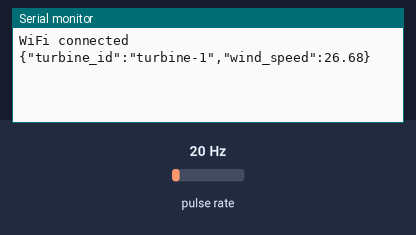
Simulated run of this sketch. Board: ESP32. On the bench: the last lines printed to the serial monitor. Wiring (inferred from the names in the program): pulse sensor: data GPIO 34. The inputs (shaded band) are chosen by the test bench; at power-on: pulse rate 20 Hz. WiFi joins after 1.5 s; servers stay silent unless stated; no MQTT or app messages arrive unless stated.

Above: at 2.7 s.
2.8 s: pulse rate (sensor on GPIO 34) set to 4 Hz
At 4.2 s:
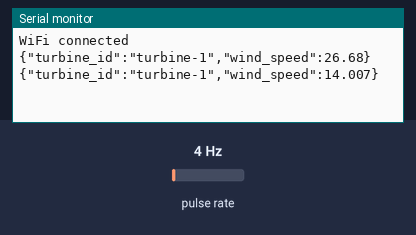
4.3 s: pulse rate (sensor on GPIO 34) set to 50 Hz
At 7.2 s:
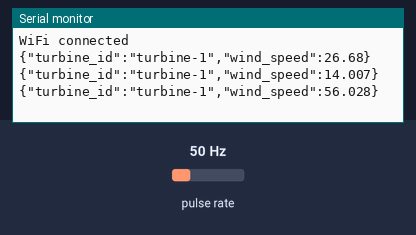
Timing chart, 0 to 8.7 s (numbered marks = the images above; inputs shaded):
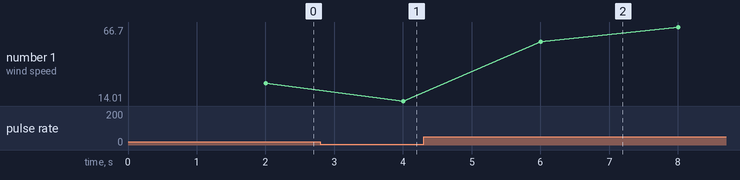

Measured:
- after the input at 2.8 s, the serial monitor: prints a new line after 1.2 s (image 1)
- after the input at 4.3 s, the serial monitor: prints a new line after 1.7 s (image 2)
- plotted number 1: 26.68 → 14.01 after the input at 2.8 s, 14.01 → 66.7 after the input at 4.3 s

The sketch:

ESP32_wind.ino
```cpp
#include <WiFi.h>
#include <PubSubClient.h>
#include <ArduinoJson.h>

// --- config ---
const char* ssid = "your_wifi";
const char* password = "your_password";
const char* mqtt_server = "your_broker_ip";
const char* topic = "turbine/sensors";
const float CALIBRATION_FACTOR = 0.667;  // adjust per anemometer datasheet
const int ANEMOMETER_PIN = 34;           // any GPIO with interrupt support

// --- globals ---
volatile int pulse_count = 0;
unsigned long last_publish = 0;

WiFiClient espClient;
PubSubClient client(espClient, mqtt_server, 1883);

void IRAM_ATTR countPulse() {
    pulse_count++;   // runs on each rising edge from anemometer
}

void setup() {
    Serial.begin(115200);
    pinMode(ANEMOMETER_PIN, INPUT_PULLUP);
    attachInterrupt(digitalPinToInterrupt(ANEMOMETER_PIN), countPulse, RISING);

    WiFi.begin(ssid, password);
    while (WiFi.status() != WL_CONNECTED) delay(500);
    Serial.println("WiFi connected");
    client.connect("esp32-turbine");
}

void loop() {
    if (millis() - last_publish >= 2000) {  // every 2 seconds
        // snapshot and reset count atomically
        noInterrupts();
        int count = pulse_count;
        pulse_count = 0;
        interrupts();

        float wind_speed = count * CALIBRATION_FACTOR;  // convert to m/s

        // build JSON and publish
        StaticJsonDocument<64> doc;
        doc["turbine_id"] = "turbine-1";
        doc["wind_speed"] = wind_speed;
        char payload[64];
        serializeJson(doc, payload);

        client.publish(topic, payload);
        Serial.println(payload);
        last_publish = millis();
    }
    client.loop();
}
```
